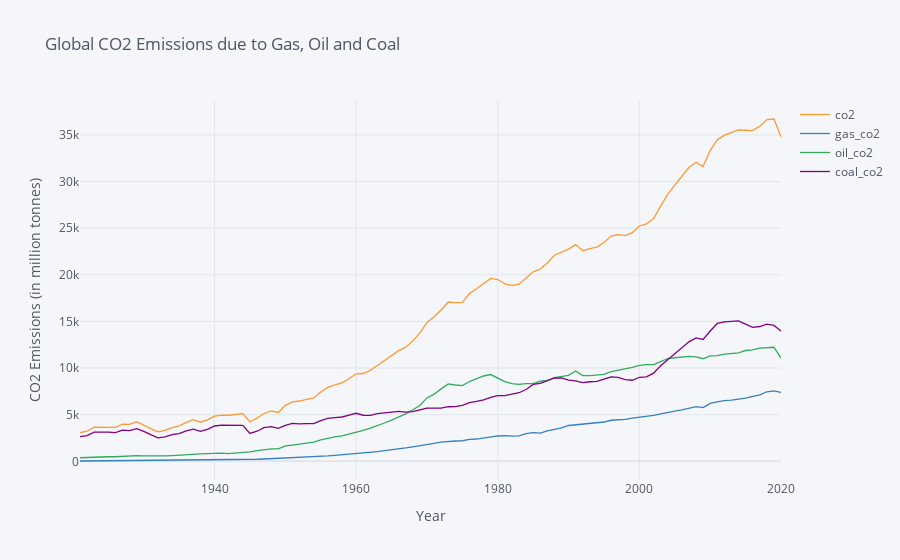

This figure's notebook cell:
### Markdown cell above
**Interestingly, the low points coincide with economic crises and major events - COVID 19 pandemic in 2020, global financial crisis and oil crisis in 2008, Soviet Union collapse, Gulf war and Indian economic crisis in 1991**

### Code cell
df[df['country']=='World'].iplot(x='year',y=['co2','gas_co2','oil_co2','coal_co2'],title='Global CO2 Emissions due to Gas, Oil and Coal',
                                 xTitle='Year',yTitle='CO2 Emissions (in million tonnes)')
